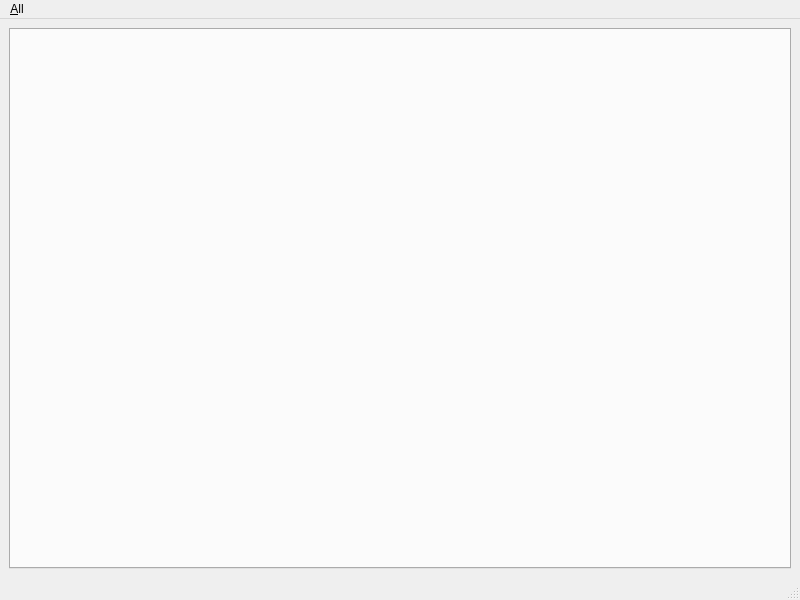
<?xml version="1.0" encoding="UTF-8"?>
<ui version="4.0">
 <class>MainWindow</class>
 <widget class="QMainWindow" name="MainWindow">
  <property name="geometry">
   <rect>
    <x>0</x>
    <y>0</y>
    <width>800</width>
    <height>600</height>
   </rect>
  </property>
  <property name="windowTitle">
   <string>MainWindow</string>
  </property>
  <widget class="QWidget" name="centralwidget">
   <layout class="QHBoxLayout" name="horizontalLayout">
    <item>
     <widget class="QTabWidget" name="tabWidget">
      <property name="currentIndex">
       <number>-1</number>
      </property>
     </widget>
    </item>
   </layout>
  </widget>
  <widget class="QMenuBar" name="menubar">
   <property name="geometry">
    <rect>
     <x>0</x>
     <y>0</y>
     <width>800</width>
     <height>19</height>
    </rect>
   </property>
   <widget class="QMenu" name="menuAll">
    <property name="title">
     <string>&amp;All</string>
    </property>
    <addaction name="actionPreference"/>
    <addaction name="separator"/>
    <addaction name="actionExit"/>
   </widget>
   <addaction name="menuAll"/>
  </widget>
  <widget class="QStatusBar" name="statusbar"/>
  <action name="actionPreference">
   <property name="text">
    <string>Preference...</string>
   </property>
  </action>
  <action name="actionExit">
   <property name="text">
    <string>E&amp;xit</string>
   </property>
  </action>
 </widget>
 <resources/>
 <connections>
  <connection>
   <sender>tabWidget</sender>
   <signal>currentChanged(int)</signal>
   <receiver>MainWindow</receiver>
   <slot>onTabChanged(int)</slot>
   <hints>
    <hint type="sourcelabel">
     <x>54</x>
     <y>65</y>
    </hint>
    <hint type="destinationlabel">
     <x>112</x>
     <y>23</y>
    </hint>
   </hints>
  </connection>
  <connection>
   <sender>actionExit</sender>
   <signal>triggered()</signal>
   <receiver>MainWindow</receiver>
   <slot>close()</slot>
   <hints>
    <hint type="sourcelabel">
     <x>-1</x>
     <y>-1</y>
    </hint>
    <hint type="destinationlabel">
     <x>399</x>
     <y>299</y>
    </hint>
   </hints>
  </connection>
 </connections>
 <slots>
  <slot>onTabChanged(int)</slot>
 </slots>
</ui>
